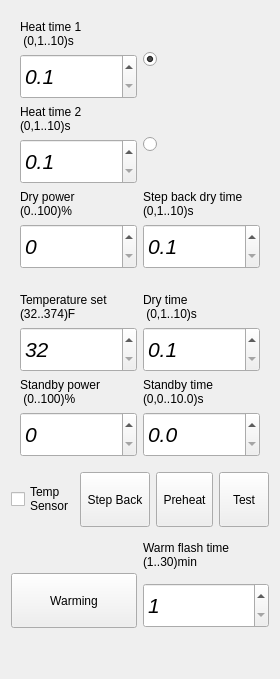
     <widget class="QWidget" name="tabQuartz">
      <attribute name="icon">
       <iconset>
        <normaloff>:/new/icons/icons/lamp.png</normaloff>:/new/icons/icons/lamp.png</iconset>
      </attribute>
      <attribute name="title">
       <string>Quartz</string>
      </attribute>
      <layout class="QVBoxLayout" name="verticalLayout_18">
       <item>
        <layout class="QVBoxLayout" name="verticalLayout_10">
         <item>
          <widget class="QWidget" name="widgetQuartzWithoutTempSensor" native="true">
           <layout class="QGridLayout" name="gridLayout_3">
            <item row="0" column="0">
             <layout class="QVBoxLayout" name="verticalLayout_11" stretch="1,10">
              <item>
               <widget class="QLabel" name="labelHeatTime1Q">
                <property name="maximumSize">
                 <size>
                  <width>120</width>
                  <height>16777215</height>
                 </size>
                </property>
                <property name="text">
                 <string>Heat time 1
 (0,1..10)s</string>
                </property>
               </widget>
              </item>
              <item>
               <widget class="QDoubleSpinBox" name="dSpinBoxHeatTime1Q">
                <property name="sizePolicy">
                 <sizepolicy hsizetype="Minimum" vsizetype="Minimum">
                  <horstretch>0</horstretch>
                  <verstretch>0</verstretch>
                 </sizepolicy>
                </property>
                <property name="minimumSize">
                 <size>
                  <width>0</width>
                  <height>45</height>
                 </size>
                </property>
                <property name="font">
                 <font>
                  <pointsize>16</pointsize>
                  <italic>true</italic>
                 </font>
                </property>
                <property name="decimals">
                 <number>1</number>
                </property>
                <property name="minimum">
                 <double>0.100000000000000</double>
                </property>
                <property name="maximum">
                 <double>10.000000000000000</double>
                </property>
               </widget>
              </item>
             </layout>
            </item>
            <item row="0" column="1">
             <widget class="QRadioButton" name="rButtonTime1">
              <property name="text">
               <string/>
              </property>
              <property name="checked">
               <bool>true</bool>
              </property>
             </widget>
            </item>
            <item row="1" column="0">
             <layout class="QVBoxLayout" name="verticalLayout_12" stretch="0,10">
              <item>
               <widget class="QLabel" name="labelHeatTime2Q">
                <property name="maximumSize">
                 <size>
                  <width>120</width>
                  <height>16777215</height>
                 </size>
                </property>
                <property name="text">
                 <string>Heat time 2 
(0,1..10)s</string>
                </property>
               </widget>
              </item>
              <item>
               <widget class="QDoubleSpinBox" name="dSpinBoxHeatTime2Q">
                <property name="sizePolicy">
                 <sizepolicy hsizetype="Minimum" vsizetype="Minimum">
                  <horstretch>0</horstretch>
                  <verstretch>0</verstretch>
                 </sizepolicy>
                </property>
                <property name="minimumSize">
                 <size>
                  <width>0</width>
                  <height>45</height>
                 </size>
                </property>
                <property name="font">
                 <font>
                  <pointsize>16</pointsize>
                  <italic>true</italic>
                 </font>
                </property>
                <property name="decimals">
                 <number>1</number>
                </property>
                <property name="minimum">
                 <double>0.100000000000000</double>
                </property>
                <property name="maximum">
                 <double>10.000000000000000</double>
                </property>
               </widget>
              </item>
             </layout>
            </item>
            <item row="1" column="1">
             <widget class="QRadioButton" name="rButtonTime2">
              <property name="text">
               <string/>
              </property>
             </widget>
            </item>
            <item row="2" column="0">
             <layout class="QVBoxLayout" name="verticalLayout_13" stretch="1,10">
              <item>
               <widget class="QLabel" name="labelDryPowerQ">
                <property name="maximumSize">
                 <size>
                  <width>120</width>
                  <height>16777215</height>
                 </size>
                </property>
                <property name="text">
                 <string>Dry power 
(0..100)%</string>
                </property>
               </widget>
              </item>
              <item>
               <widget class="QDoubleSpinBox" name="spinBoxDryPowerQ">
                <property name="sizePolicy">
                 <sizepolicy hsizetype="Minimum" vsizetype="Minimum">
                  <horstretch>0</horstretch>
                  <verstretch>0</verstretch>
                 </sizepolicy>
                </property>
                <property name="minimumSize">
                 <size>
                  <width>0</width>
                  <height>45</height>
                 </size>
                </property>
                <property name="font">
                 <font>
                  <pointsize>16</pointsize>
                  <italic>true</italic>
                 </font>
                </property>
                <property name="decimals">
                 <number>0</number>
                </property>
               </widget>
              </item>
             </layout>
            </item>
            <item row="2" column="1">
             <layout class="QVBoxLayout" name="verticalLayout_28" stretch="0,10">
              <item>
               <widget class="QLabel" name="labelStepbackDryTimeQ">
                <property name="maximumSize">
                 <size>
                  <width>120</width>
                  <height>16777215</height>
                 </size>
                </property>
                <property name="text">
                 <string>Step back dry time 
(0,1..10)s</string>
                </property>
               </widget>
              </item>
              <item>
               <widget class="QDoubleSpinBox" name="dSpinBoxStepbackDryTimeQ">
                <property name="sizePolicy">
                 <sizepolicy hsizetype="Minimum" vsizetype="Minimum">
                  <horstretch>0</horstretch>
                  <verstretch>0</verstretch>
                 </sizepolicy>
                </property>
                <property name="minimumSize">
                 <size>
                  <width>0</width>
                  <height>45</height>
                 </size>
                </property>
                <property name="font">
                 <font>
                  <pointsize>16</pointsize>
                  <italic>true</italic>
                 </font>
                </property>
                <property name="decimals">
                 <number>1</number>
                </property>
                <property name="minimum">
                 <double>0.100000000000000</double>
                </property>
                <property name="maximum">
                 <double>10.000000000000000</double>
                </property>
               </widget>
              </item>
             </layout>
            </item>
           </layout>
          </widget>
         </item>
         <item>
          <widget class="QWidget" name="widgetQuartzWithTempSensor" native="true">
           <layout class="QGridLayout" name="gridLayout">
            <item row="0" column="0">
             <layout class="QVBoxLayout" name="verticalLayout_30" stretch="1,10">
              <item>
               <widget class="QLabel" name="labelTemperatureSetQ">
                <property name="maximumSize">
                 <size>
                  <width>120</width>
                  <height>16777215</height>
                 </size>
                </property>
                <property name="text">
                 <string>Temperature set 
(32..374)F</string>
                </property>
               </widget>
              </item>
              <item>
               <widget class="QDoubleSpinBox" name="dSpinBoxTemperatureSetQ">
                <property name="sizePolicy">
                 <sizepolicy hsizetype="Minimum" vsizetype="Minimum">
                  <horstretch>0</horstretch>
                  <verstretch>0</verstretch>
                 </sizepolicy>
                </property>
                <property name="minimumSize">
                 <size>
                  <width>0</width>
                  <height>45</height>
                 </size>
                </property>
                <property name="font">
                 <font>
                  <pointsize>16</pointsize>
                  <italic>true</italic>
                 </font>
                </property>
                <property name="decimals">
                 <number>0</number>
                </property>
                <property name="minimum">
                 <double>32.000000000000000</double>
                </property>
                <property name="maximum">
                 <double>374.000000000000000</double>
                </property>
               </widget>
              </item>
             </layout>
            </item>
            <item row="0" column="1">
             <layout class="QVBoxLayout" name="verticalLayout_31" stretch="1,10">
              <item>
               <widget class="QLabel" name="labelDryTimeQ">
                <property name="maximumSize">
                 <size>
                  <width>120</width>
                  <height>16777215</height>
                 </size>
                </property>
                <property name="text">
                 <string>Dry time
 (0,1..10)s</string>
                </property>
               </widget>
              </item>
              <item>
               <widget class="QDoubleSpinBox" name="dSpinBoxDryTimeQ">
                <property name="sizePolicy">
                 <sizepolicy hsizetype="Minimum" vsizetype="Minimum">
                  <horstretch>0</horstretch>
                  <verstretch>0</verstretch>
                 </sizepolicy>
                </property>
                <property name="minimumSize">
                 <size>
                  <width>0</width>
                  <height>45</height>
                 </size>
                </property>
                <property name="font">
                 <font>
                  <pointsize>16</pointsize>
                  <italic>true</italic>
                 </font>
                </property>
                <property name="decimals">
                 <number>1</number>
                </property>
                <property name="minimum">
                 <double>0.100000000000000</double>
                </property>
                <property name="maximum">
                 <double>10.000000000000000</double>
                </property>
               </widget>
              </item>
             </layout>
            </item>
            <item row="1" column="0">
             <layout class="QVBoxLayout" name="verticalLayout_33" stretch="1,10">
              <item>
               <widget class="QLabel" name="labelStandbyPowerQ">
                <property name="maximumSize">
                 <size>
                  <width>120</width>
                  <height>16777215</height>
                 </size>
                </property>
                <property name="text">
                 <string>Standby power
 (0..100)%</string>
                </property>
               </widget>
              </item>
              <item>
               <widget class="QDoubleSpinBox" name="spinBoxStandbyPowerQ">
                <property name="sizePolicy">
                 <sizepolicy hsizetype="Minimum" vsizetype="Minimum">
                  <horstretch>0</horstretch>
                  <verstretch>0</verstretch>
                 </sizepolicy>
                </property>
                <property name="minimumSize">
                 <size>
                  <width>0</width>
                  <height>45</height>
                 </size>
                </property>
                <property name="font">
                 <font>
                  <pointsize>16</pointsize>
                  <italic>true</italic>
                 </font>
                </property>
                <property name="decimals">
                 <number>0</number>
                </property>
               </widget>
              </item>
             </layout>
            </item>
            <item row="1" column="1">
             <layout class="QVBoxLayout" name="verticalLayout_32" stretch="1,10">
              <item>
               <widget class="QLabel" name="labelStandbyTimeQ">
                <property name="maximumSize">
                 <size>
                  <width>120</width>
                  <height>16777215</height>
                 </size>
                </property>
                <property name="text">
                 <string>Standby time 
(0,0..10.0)s</string>
                </property>
               </widget>
              </item>
              <item>
               <widget class="QDoubleSpinBox" name="dSpinBoxStandbyTimeQ">
                <property name="sizePolicy">
                 <sizepolicy hsizetype="Minimum" vsizetype="Minimum">
                  <horstretch>0</horstretch>
                  <verstretch>0</verstretch>
                 </sizepolicy>
                </property>
                <property name="minimumSize">
                 <size>
                  <width>0</width>
                  <height>45</height>
                 </size>
                </property>
                <property name="font">
                 <font>
                  <pointsize>16</pointsize>
                  <italic>true</italic>
                 </font>
                </property>
                <property name="decimals">
                 <number>1</number>
                </property>
                <property name="minimum">
                 <double>0.000000000000000</double>
                </property>
                <property name="maximum">
                 <double>10.000000000000000</double>
                </property>
                <property name="value">
                 <double>0.000000000000000</double>
                </property>
               </widget>
              </item>
             </layout>
            </item>
           </layout>
          </widget>
         </item>
        </layout>
       </item>
       <item>
        <layout class="QHBoxLayout" name="horizontalLayout_5">
         <item>
          <widget class="QCheckBox" name="checkBoxQuartzTempSensor">
           <property name="text">
            <string>Temp
Sensor</string>
           </property>
          </widget>
         </item>
         <item>
          <widget class="QToolButton" name="toolButtonQuartzStepBack">
           <property name="sizePolicy">
            <sizepolicy hsizetype="Expanding" vsizetype="Minimum">
             <horstretch>0</horstretch>
             <verstretch>0</verstretch>
            </sizepolicy>
           </property>
           <property name="minimumSize">
            <size>
             <width>50</width>
             <height>55</height>
            </size>
           </property>
           <property name="text">
            <string>Step Back</string>
           </property>
           <property name="iconSize">
            <size>
             <width>42</width>
             <height>42</height>
            </size>
           </property>
           <property name="toolButtonStyle">
            <enum>Qt::ToolButtonTextUnderIcon</enum>
           </property>
          </widget>
         </item>
         <item>
          <widget class="QToolButton" name="toolButtonQuartzPreheat">
           <property name="sizePolicy">
            <sizepolicy hsizetype="Expanding" vsizetype="Minimum">
             <horstretch>0</horstretch>
             <verstretch>0</verstretch>
            </sizepolicy>
           </property>
           <property name="minimumSize">
            <size>
             <width>50</width>
             <height>55</height>
            </size>
           </property>
           <property name="text">
            <string>Preheat</string>
           </property>
           <property name="iconSize">
            <size>
             <width>42</width>
             <height>42</height>
            </size>
           </property>
           <property name="toolButtonStyle">
            <enum>Qt::ToolButtonTextUnderIcon</enum>
           </property>
          </widget>
         </item>
         <item>
          <widget class="QToolButton" name="toolButtonQuartzTest">
           <property name="sizePolicy">
            <sizepolicy hsizetype="Expanding" vsizetype="Minimum">
             <horstretch>0</horstretch>
             <verstretch>0</verstretch>
            </sizepolicy>
           </property>
           <property name="minimumSize">
            <size>
             <width>50</width>
             <height>55</height>
            </size>
           </property>
           <property name="text">
            <string>Test</string>
           </property>
           <property name="iconSize">
            <size>
             <width>42</width>
             <height>42</height>
            </size>
           </property>
           <property name="toolButtonStyle">
            <enum>Qt::ToolButtonTextUnderIcon</enum>
           </property>
          </widget>
         </item>
        </layout>
       </item>
       <item>
        <layout class="QHBoxLayout" name="horizontalLayout_2" stretch="1,1">
         <item>
          <layout class="QVBoxLayout" name="verticalLayout_35">
           <item>
            <spacer name="verticalSpacer_5">
             <property name="orientation">
              <enum>Qt::Vertical</enum>
             </property>
             <property name="sizeHint" stdset="0">
              <size>
               <width>20</width>
               <height>40</height>
              </size>
             </property>
            </spacer>
           </item>
           <item>
            <widget class="QToolButton" name="toolButtonQuartzWarming">
             <property name="sizePolicy">
              <sizepolicy hsizetype="Expanding" vsizetype="Minimum">
               <horstretch>0</horstretch>
               <verstretch>0</verstretch>
              </sizepolicy>
             </property>
             <property name="minimumSize">
              <size>
               <width>50</width>
               <height>55</height>
              </size>
             </property>
             <property name="text">
              <string>Warming</string>
             </property>
             <property name="iconSize">
              <size>
               <width>42</width>
               <height>42</height>
              </size>
             </property>
             <property name="checkable">
              <bool>true</bool>
             </property>
             <property name="toolButtonStyle">
              <enum>Qt::ToolButtonTextUnderIcon</enum>
             </property>
            </widget>
           </item>
          </layout>
         </item>
         <item>
          <layout class="QVBoxLayout" name="verticalLayout_29" stretch="0,0">
           <item>
            <widget class="QLabel" name="labelWarmFlashTimeQ">
             <property name="maximumSize">
              <size>
               <width>120</width>
               <height>16777215</height>
              </size>
             </property>
             <property name="text">
              <string>Warm flash time 
(1..30)min</string>
             </property>
            </widget>
           </item>
           <item>
            <widget class="QDoubleSpinBox" name="dSpinBoxWarmFlashTimeQ">
             <property name="sizePolicy">
              <sizepolicy hsizetype="Minimum" vsizetype="Minimum">
               <horstretch>0</horstretch>
               <verstretch>0</verstretch>
              </sizepolicy>
             </property>
             <property name="minimumSize">
              <size>
               <width>0</width>
               <height>45</height>
              </size>
             </property>
             <property name="font">
              <font>
               <pointsize>16</pointsize>
               <italic>true</italic>
              </font>
             </property>
             <property name="decimals">
              <number>0</number>
             </property>
             <property name="minimum">
              <double>1.000000000000000</double>
             </property>
             <property name="maximum">
              <double>30.000000000000000</double>
             </property>
            </widget>
           </item>
          </layout>
         </item>
        </layout>
       </item>
       <item>
        <spacer name="verticalSpacer_3">
         <property name="orientation">
          <enum>Qt::Vertical</enum>
         </property>
         <property name="sizeHint" stdset="0">
          <size>
           <width>20</width>
           <height>40</height>
          </size>
         </property>
        </spacer>
       </item>
      </layout>
     </widget>
